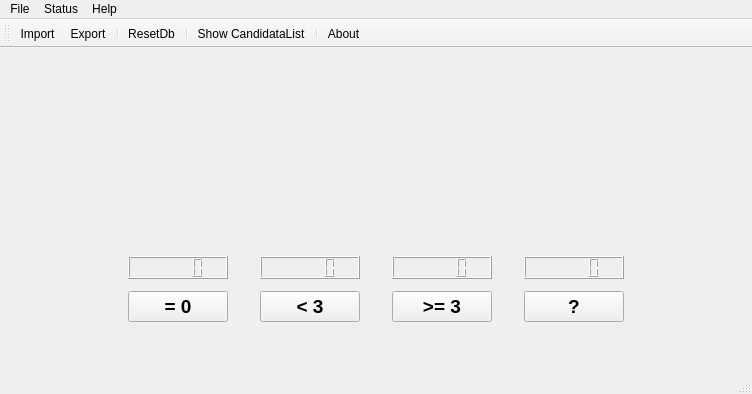
<?xml version="1.0" encoding="UTF-8"?>
<ui version="4.0">
 <class>MainWindow</class>
 <widget class="QMainWindow" name="MainWindow">
  <property name="geometry">
   <rect>
    <x>0</x>
    <y>0</y>
    <width>752</width>
    <height>394</height>
   </rect>
  </property>
  <property name="windowTitle">
   <string>MainWindow</string>
  </property>
  <property name="windowIcon">
   <iconset resource="resource.qrc">
    <normaloff>:/resource/yuan256.png</normaloff>:/resource/yuan256.png</iconset>
  </property>
  <widget class="QWidget" name="m_centralWidget">
   <layout class="QVBoxLayout" name="verticalLayout_5">
    <property name="topMargin">
     <number>20</number>
    </property>
    <property name="bottomMargin">
     <number>50</number>
    </property>
    <item>
     <spacer name="verticalSpacer_2">
      <property name="orientation">
       <enum>Qt::Vertical</enum>
      </property>
      <property name="sizeHint" stdset="0">
       <size>
        <width>20</width>
        <height>40</height>
       </size>
      </property>
     </spacer>
    </item>
    <item>
     <layout class="QHBoxLayout" name="horizontalLayout_3">
      <item>
       <spacer name="horizontalSpacer_3">
        <property name="orientation">
         <enum>Qt::Horizontal</enum>
        </property>
        <property name="sizeHint" stdset="0">
         <size>
          <width>40</width>
          <height>20</height>
         </size>
        </property>
       </spacer>
      </item>
      <item>
       <widget class="QLabel" name="m_labelCandidate">
        <property name="minimumSize">
         <size>
          <width>560</width>
          <height>60</height>
         </size>
        </property>
        <property name="font">
         <font>
          <family>Segoe UI</family>
          <pointsize>36</pointsize>
         </font>
        </property>
        <property name="layoutDirection">
         <enum>Qt::LeftToRight</enum>
        </property>
        <property name="text">
         <string/>
        </property>
        <property name="alignment">
         <set>Qt::AlignCenter</set>
        </property>
       </widget>
      </item>
      <item>
       <spacer name="horizontalSpacer_4">
        <property name="orientation">
         <enum>Qt::Horizontal</enum>
        </property>
        <property name="sizeHint" stdset="0">
         <size>
          <width>40</width>
          <height>20</height>
         </size>
        </property>
       </spacer>
      </item>
     </layout>
    </item>
    <item>
     <spacer name="verticalSpacer">
      <property name="orientation">
       <enum>Qt::Vertical</enum>
      </property>
      <property name="sizeHint" stdset="0">
       <size>
        <width>20</width>
        <height>40</height>
       </size>
      </property>
     </spacer>
    </item>
    <item>
     <layout class="QHBoxLayout" name="horizontalLayout_2">
      <item>
       <spacer name="horizontalSpacer">
        <property name="orientation">
         <enum>Qt::Horizontal</enum>
        </property>
        <property name="sizeHint" stdset="0">
         <size>
          <width>40</width>
          <height>20</height>
         </size>
        </property>
       </spacer>
      </item>
      <item>
       <layout class="QHBoxLayout" name="horizontalLayout">
        <property name="spacing">
         <number>32</number>
        </property>
        <item>
         <layout class="QVBoxLayout" name="verticalLayout_4">
          <property name="spacing">
           <number>12</number>
          </property>
          <item>
           <widget class="QLCDNumber" name="m_lcdNumberZero">
            <property name="font">
             <font>
              <family>Segoe UI</family>
              <pointsize>14</pointsize>
              <weight>75</weight>
              <bold>true</bold>
             </font>
            </property>
           </widget>
          </item>
          <item>
           <widget class="QPushButton" name="m_pushButtonLessZero">
            <property name="minimumSize">
             <size>
              <width>100</width>
              <height>0</height>
             </size>
            </property>
            <property name="font">
             <font>
              <family>Segoe UI</family>
              <pointsize>14</pointsize>
              <weight>75</weight>
              <bold>true</bold>
             </font>
            </property>
            <property name="text">
             <string>= 0</string>
            </property>
           </widget>
          </item>
         </layout>
        </item>
        <item>
         <layout class="QVBoxLayout" name="verticalLayout_3">
          <property name="spacing">
           <number>12</number>
          </property>
          <item>
           <widget class="QLCDNumber" name="m_lcdNumberLessThree">
            <property name="font">
             <font>
              <family>Segoe UI</family>
              <pointsize>14</pointsize>
              <weight>75</weight>
              <bold>true</bold>
             </font>
            </property>
           </widget>
          </item>
          <item>
           <widget class="QPushButton" name="m_pushButtonLessThree">
            <property name="minimumSize">
             <size>
              <width>100</width>
              <height>0</height>
             </size>
            </property>
            <property name="font">
             <font>
              <family>Segoe UI</family>
              <pointsize>14</pointsize>
              <weight>75</weight>
              <bold>true</bold>
             </font>
            </property>
            <property name="text">
             <string>&lt; 3</string>
            </property>
           </widget>
          </item>
         </layout>
        </item>
        <item>
         <layout class="QVBoxLayout" name="verticalLayout_2">
          <property name="spacing">
           <number>12</number>
          </property>
          <item>
           <widget class="QLCDNumber" name="m_lcdNumberNoLessThree">
            <property name="font">
             <font>
              <family>Segoe UI</family>
              <pointsize>14</pointsize>
              <weight>75</weight>
              <bold>true</bold>
             </font>
            </property>
           </widget>
          </item>
          <item>
           <widget class="QPushButton" name="m_pushButtonNoLessThree">
            <property name="minimumSize">
             <size>
              <width>100</width>
              <height>0</height>
             </size>
            </property>
            <property name="font">
             <font>
              <family>Segoe UI</family>
              <pointsize>14</pointsize>
              <weight>75</weight>
              <bold>true</bold>
             </font>
            </property>
            <property name="text">
             <string>&gt;= 3</string>
            </property>
           </widget>
          </item>
         </layout>
        </item>
        <item>
         <layout class="QVBoxLayout" name="verticalLayout">
          <property name="spacing">
           <number>12</number>
          </property>
          <item>
           <widget class="QLCDNumber" name="m_lcdNumberUndefined">
            <property name="font">
             <font>
              <family>Segoe UI</family>
              <pointsize>14</pointsize>
              <weight>75</weight>
              <bold>true</bold>
             </font>
            </property>
           </widget>
          </item>
          <item>
           <widget class="QPushButton" name="m_pushButtonUndefined">
            <property name="minimumSize">
             <size>
              <width>100</width>
              <height>0</height>
             </size>
            </property>
            <property name="font">
             <font>
              <family>Segoe UI</family>
              <pointsize>14</pointsize>
              <weight>75</weight>
              <bold>true</bold>
             </font>
            </property>
            <property name="text">
             <string>?</string>
            </property>
           </widget>
          </item>
         </layout>
        </item>
       </layout>
      </item>
      <item>
       <spacer name="horizontalSpacer_2">
        <property name="orientation">
         <enum>Qt::Horizontal</enum>
        </property>
        <property name="sizeHint" stdset="0">
         <size>
          <width>40</width>
          <height>20</height>
         </size>
        </property>
       </spacer>
      </item>
     </layout>
    </item>
   </layout>
  </widget>
  <widget class="QMenuBar" name="menuBar">
   <property name="geometry">
    <rect>
     <x>0</x>
     <y>0</y>
     <width>752</width>
     <height>21</height>
    </rect>
   </property>
   <widget class="QMenu" name="menuFile">
    <property name="title">
     <string>File</string>
    </property>
    <addaction name="actionImport"/>
    <addaction name="actionExport"/>
    <addaction name="separator"/>
    <addaction name="actionReset_Db"/>
    <addaction name="separator"/>
    <addaction name="actionQuit"/>
   </widget>
   <widget class="QMenu" name="menuWindow">
    <property name="title">
     <string>Status</string>
    </property>
    <addaction name="actionCandidataList"/>
   </widget>
   <widget class="QMenu" name="menuHelp">
    <property name="title">
     <string>Help</string>
    </property>
    <addaction name="actionAbout"/>
   </widget>
   <addaction name="menuFile"/>
   <addaction name="menuWindow"/>
   <addaction name="menuHelp"/>
  </widget>
  <widget class="QToolBar" name="mainToolBar">
   <attribute name="toolBarArea">
    <enum>TopToolBarArea</enum>
   </attribute>
   <attribute name="toolBarBreak">
    <bool>false</bool>
   </attribute>
   <addaction name="actionImport"/>
   <addaction name="actionExport"/>
   <addaction name="separator"/>
   <addaction name="actionReset_Db"/>
   <addaction name="separator"/>
   <addaction name="actionCandidataList"/>
   <addaction name="separator"/>
   <addaction name="actionAbout"/>
  </widget>
  <widget class="QStatusBar" name="statusBar"/>
  <action name="actionImport">
   <property name="icon">
    <iconset resource="resource.qrc">
     <normaloff>:/resource/icon_drill-down.png</normaloff>:/resource/icon_drill-down.png</iconset>
   </property>
   <property name="text">
    <string>Import</string>
   </property>
  </action>
  <action name="actionExport">
   <property name="icon">
    <iconset resource="resource.qrc">
     <normaloff>:/resource/icon_link-xls.png</normaloff>:/resource/icon_link-xls.png</iconset>
   </property>
   <property name="text">
    <string>Export</string>
   </property>
  </action>
  <action name="actionQuit">
   <property name="text">
    <string>Quit</string>
   </property>
  </action>
  <action name="actionCandidataList">
   <property name="icon">
    <iconset resource="resource.qrc">
     <normaloff>:/resource/Default_Icon.png</normaloff>:/resource/Default_Icon.png</iconset>
   </property>
   <property name="text">
    <string>Show CandidataList</string>
   </property>
  </action>
  <action name="actionReset_Db">
   <property name="icon">
    <iconset resource="resource.qrc">
     <normaloff>:/resource/icon_dismiss.png</normaloff>:/resource/icon_dismiss.png</iconset>
   </property>
   <property name="text">
    <string>ResetDb</string>
   </property>
  </action>
  <action name="actionAbout">
   <property name="icon">
    <iconset resource="resource.qrc">
     <normaloff>:/resource/icon_info_x24.png</normaloff>:/resource/icon_info_x24.png</iconset>
   </property>
   <property name="text">
    <string>About</string>
   </property>
  </action>
 </widget>
 <layoutdefault spacing="6" margin="11"/>
 <resources>
  <include location="resource.qrc"/>
 </resources>
 <connections/>
</ui>
